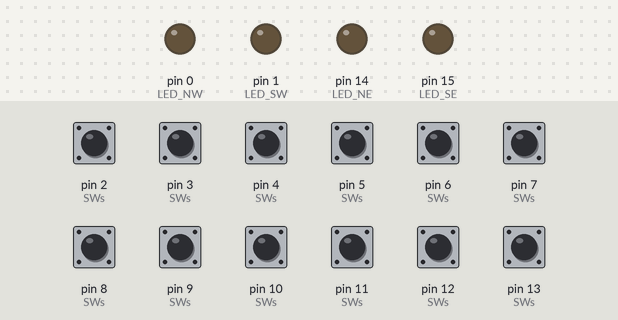
A sketch run on a simulated Arduino Uno, built with avr-gcc and run on an emulated ATmega328P. Shown: output pins drawn as LEDs (lit = HIGH). The test bench sets the inputs (shaded band); at power-on: pin 2 (SWs), pin 3 (SWs), pin 4 (SWs), pin 5 (SWs), pin 6 (SWs), pin 7 (SWs), pin 8 (SWs), pin 9 (SWs), pin 10 (SWs), pin 11 (SWs), pin 12 (SWs), pin 13 (SWs) HIGH.

Above: at 1.2 s.
1.3 s: pin 2 (SWs) pulled LOW for 0.15 s
At 1.37 s:
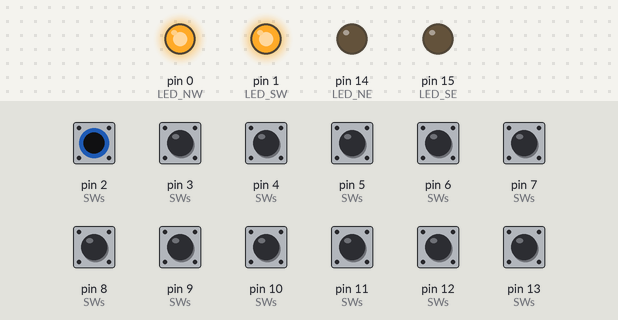
2.9 s: pin 3 (SWs) pulled LOW for 0.15 s
At 2.97 s:
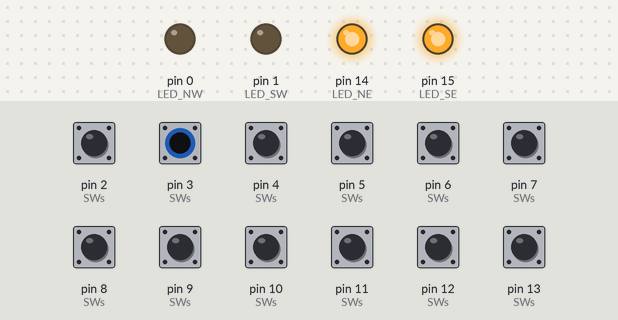
4.5 s: pin 4 (SWs) pulled LOW for 0.15 s
At 4.57 s:
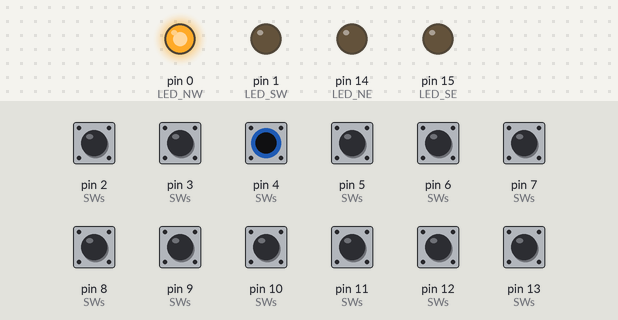
6.1 s: pin 5 (SWs) pulled LOW for 0.15 s
At 6.17 s:
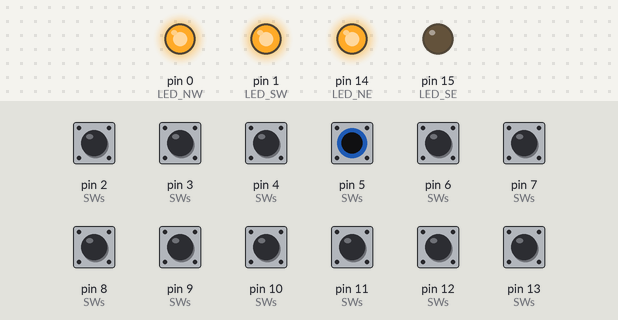
7.7 s: pin 6 (SWs) pulled LOW for 0.15 s
At 7.77 s:
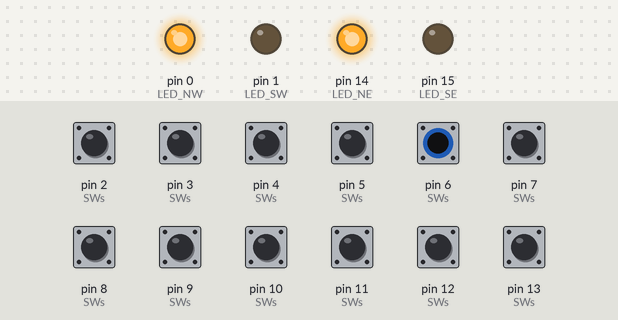
9.3 s: pin 7 (SWs) pulled LOW for 0.15 s
At 9.37 s:
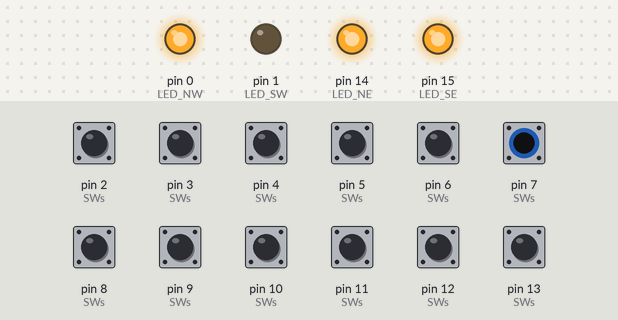
Timing chart, 0 to 11.9 s (numbered marks = the images above; inputs shaded):
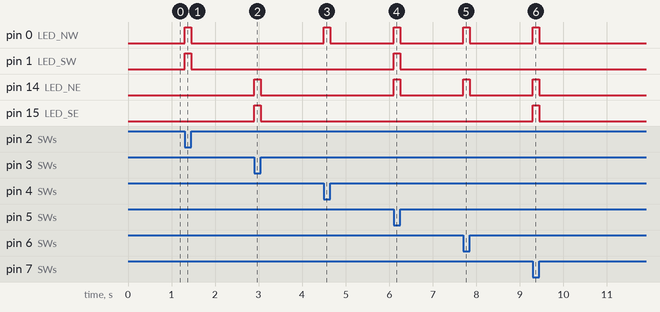

Measured:
- after the input at 1.3 s, pin 0 (LED_NW), pin 1 (LED_SW): LOW → HIGH at once, → LOW 0.15 s later
- after the input at 2.9 s, pin 14 (LED_NE), pin 15 (LED_SE): LOW → HIGH at once, → LOW 0.15 s later
- after the input at 4.5 s, pin 0 (LED_NW): LOW → HIGH at once, → LOW 0.15 s later
- after the input at 6.1 s, pin 0 (LED_NW), pin 1 (LED_SW), pin 14 (LED_NE): LOW → HIGH at once, → LOW 0.15 s later
- after the input at 7.7 s, pin 0 (LED_NW), pin 14 (LED_NE): LOW → HIGH at once, → LOW 0.15 s later
- after the input at 9.3 s, pin 0 (LED_NW), pin 14 (LED_NE), pin 15 (LED_SE): LOW → HIGH at once, → LOW 0.15 s later

The sketch:

lights.ino
```cpp
#include <Arduino.h>
// LED definitions
const uint8_t LED_NW = 0;
const uint8_t LED_SW = 1;
const uint8_t LED_NE = 14;
const uint8_t LED_SE = 15;

const uint8_t LEDs[] = {LED_NW, LED_SW, LED_NE, LED_SE};

// SW definitions
const uint8_t SW_1 = 2;
const uint8_t SW_2 = 3;
const uint8_t SW_3 = 4;
const uint8_t SW_4 = 5;
const uint8_t SW_5 = 6;
const uint8_t SW_6 = 7;
const uint8_t SW_7 = 8;
const uint8_t SW_8 = 9;
const uint8_t SW_9 = 10;
const uint8_t SW_10 = 11;
const uint8_t SW_11 = 12;
const uint8_t SW_12 = 13;

const uint8_t SWs[] = {SW_1, SW_2, SW_3, SW_4, SW_5, SW_6, SW_7, SW_8, SW_9, SW_10, SW_11, SW_12};
const uint8_t SW_NUMs[] = {1, 2, 3, 4, 5, 6, 7, 8, 9, 10, 11, 12};

void writeLeds(uint8_t pattern) {
  digitalWrite(LED_NW, pattern & 0b1000);
  digitalWrite(LED_SW, pattern&0b0100);
  digitalWrite(LED_NE, pattern&0b0010);
  digitalWrite(LED_SE, pattern&0b0001);
}

void setup() {
  // init LEDs
  for (uint8_t i = 0; i < sizeof(LEDs)/sizeof(LEDs[0]); i++) {
    pinMode(LEDs[i], OUTPUT);
  }
  // init switches
  for (uint8_t i = 0; i < sizeof(SWs)/sizeof(SWs[0]); i++) {
    pinMode(SWs[i], INPUT_PULLUP);
  }
}

void loop() {
  uint8_t led_pattern = 0b0;

  for (uint8_t i = 0; i < sizeof(SWs)/sizeof(SWs[0]); i++) {
    // if current switch is being being held
    if(!digitalRead(SWs[i])) {
      // check which switch and engage relevant lights
      switch (SW_NUMs[i]) {
        case 1: led_pattern |= 0b1100; break;
        case 2: led_pattern |= 0b0011; break;
        case 3: led_pattern |= 0b1000; break;
        case 4: led_pattern |= 0b1110; break;
        case 5: led_pattern |= 0b1010; break;
        case 6: led_pattern |= 0b1011; break;
        case 7: led_pattern |= 0b0010; break;
        case 8: led_pattern |= 0b0100; break;
        case 9: led_pattern |= 0b1101; break;
        case 10: led_pattern |= 0b0101; break;
        case 11: led_pattern |= 0b0111; break;
        case 12: led_pattern |= 0b0001; break;
      }
    }
  }

  // write the pattern to the LEDs
  writeLeds(led_pattern);
}
```
